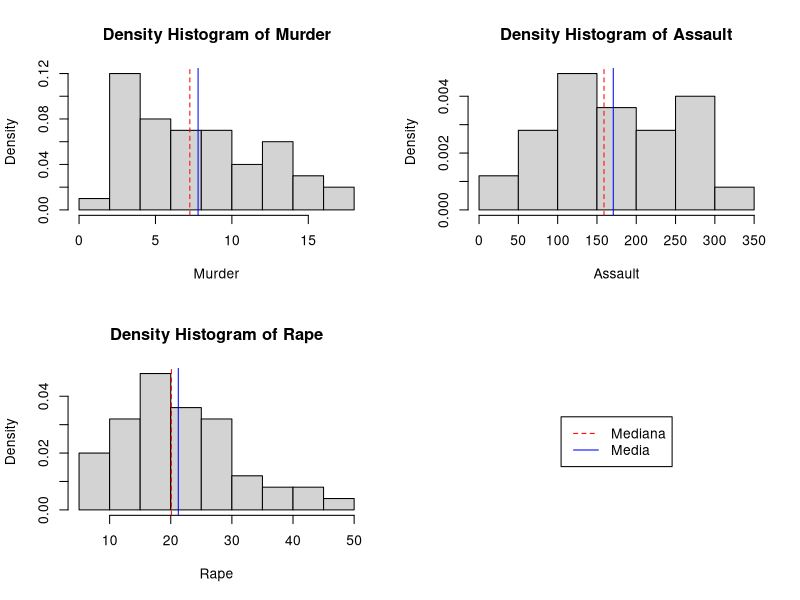
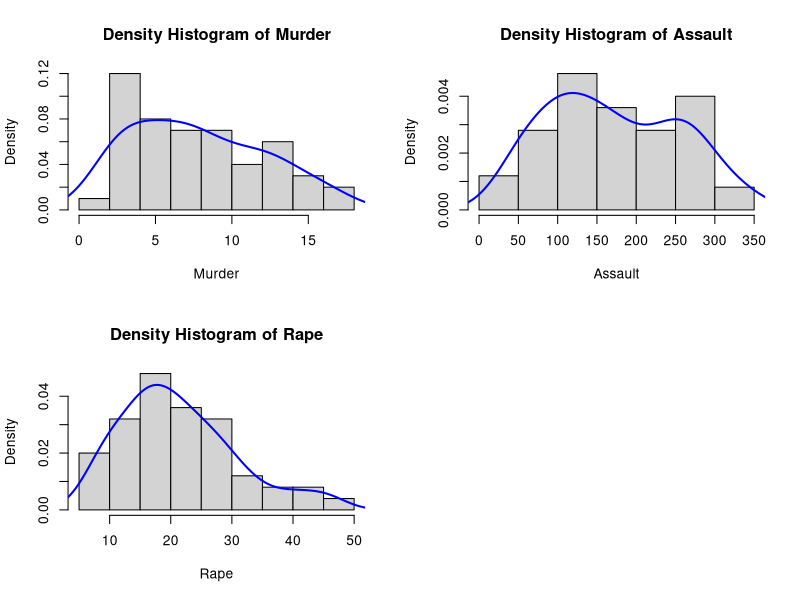

These charts were generated, in order, by the following R code:
par(mfrow=c(2,2))

# Crear un Histograma de Densidad
# hist(Pima.tr$bmi, main = "Density Histogram of BMI", freq=FALSE)
# lines(density(Pima.tr$bmi), col="blue", lwd=2)


#Punto 1

hist(USArrests$Murder, main = "Density Histogram of Murder", freq=FALSE,
     xlab = "Murder")
abline(v=median(USArrests$Murder), col = "red", lty = 2)
abline(v=mean(USArrests$Murder), col = "blue")

hist(USArrests$Assault, main = "Density Histogram of Assault", freq=FALSE,
     xlab = "Assault")
abline(v=median(USArrests$Assault), col = "red", lty = 2)
abline(v=mean(USArrests$Assault), col = "blue")

hist(USArrests$Rape, main = "Density Histogram of Rape", freq=FALSE,
     xlab = "Rape")
abline(v=median(USArrests$Rape), col = "red", lty = 2)
abline(v=mean(USArrests$Rape), col = "blue")

plot.new()
legend("center", c("Mediana","Media"),
       lty=c(2, 1), col=c("red", "blue"))


#Punto 2

hist(USArrests$Murder, main = "Density Histogram of Murder", freq=FALSE,
     xlab = "Murder")
lines(density(USArrests$Murder), col="blue", lwd=2)

hist(USArrests$Assault, main = "Density Histogram of Assault", freq=FALSE,
     xlab = "Assault")
lines(density(USArrests$Assault), col="blue", lwd=2)

hist(USArrests$Rape, main = "Density Histogram of Rape", freq=FALSE,
     xlab = "Rape")
lines(density(USArrests$Rape), col="blue", lwd=2)